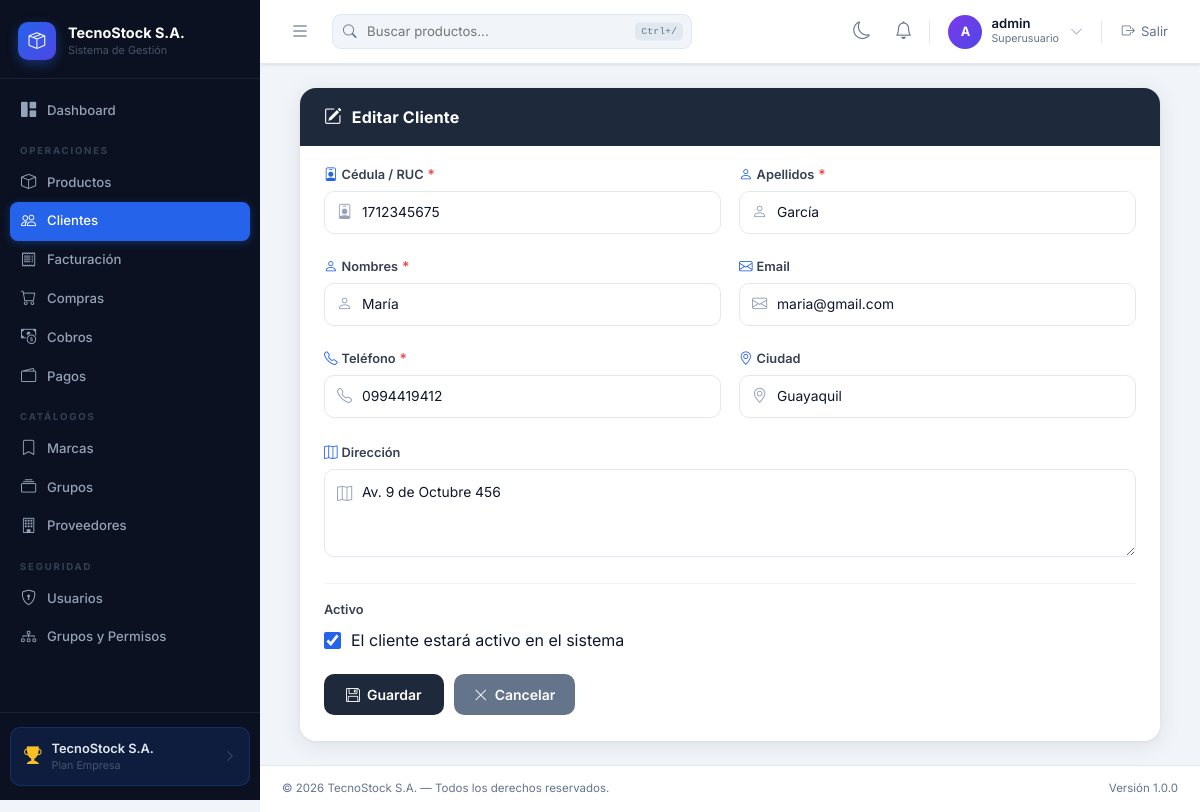
The page /customers/4/edit/ (signed in) on the database its author committed.
### billing/models.py (models this page shows, shortened)
class Customer(models.Model):
    CONSUMIDOR_FINAL_DNI = '9999999999999'
    NEW_CUSTOMER_CREDIT_LIMIT = Decimal('400.00')
    GOOD_HISTORY_CREDIT_LIMIT = Decimal('2000.00')
    dni = models.CharField(max_length=13, unique=True, verbose_name='Cédula/RUC', validators=[validate_cedula_ec])
    first_name = models.CharField(max_length=100, verbose_name='Nombres')
    last_name = models.CharField(max_length=100, verbose_name='Apellidos')
    email = models.EmailField(blank=True, verbose_name='Email')
    phone = models.CharField(max_length=20, blank=True, verbose_name='Teléfono')
    city = models.CharField(max_length=100, blank=True, verbose_name='Ciudad')
    address = models.TextField(blank=True, verbose_name='Dirección')
    is_generic = models.BooleanField(default=False, verbose_name='Consumidor Final Genérico')
    is_active = models.BooleanField(default=True, verbose_name='Activo')
    created_at = models.DateTimeField(auto_now_add=True, null=True, verbose_name='Registrado')
    class Meta:
        verbose_name = 'Cliente'
        verbose_name_plural = 'Clientes'
        ordering = ['last_name', 'first_name']

### billing/views.py (the view, shortened to what this page needs)
# urls.py: path('customers/<int:pk>/edit/', views.CustomerUpdateView.as_view(), name='customer_update'),
class CustomerUpdateView(PermissionMixin, UpdateView):
    model = Customer
    fields = ('dni', 'first_name', 'last_name', 'email', 'phone', 'city', 'address', 'is_active')
    template_name = 'billing/customer_form.html'
    success_url = reverse_lazy('billing:customer_list')
    permission_required = 'billing.change_customer'

### billing/templates/billing/customer_form.html (shortened to what this page needs)
{% extends 'base.html' %}
{% block content %}
<div class="cf-wrap">
<div class="cf-card">
    <div class="cf-header">
        <i class="bi bi-{% if object %}pencil-square{% else %}person-plus{% endif %}"></i>
        {% if object %}Editar Cliente{% else %}Nuevo Cliente{% endif %}
    </div>
    <div class="cf-body">
        <form method="post" id="cfForm" novalidate autocomplete="off">
            <div class="cf-grid">
                <div class="cf-field">
                    <div class="cf-label">
                        <i class="bi bi-person-badge" style="color:#2563EB;font-size:.85rem"></i>
                        Cédula / RUC <span class="cf-req">*</span>
                    </div>
                    <div class="cf-input-wrap">
                        <input type="text" name="dni" id="id_dni"
                               value="{{ form.dni.value|default:'' }}"
                               placeholder="Ej: 1712345678"
                               maxlength="13"
                               inputmode="numeric"
                               class="cf-input {% if form.dni.errors %}is-err{% endif %}"
                               autocomplete="off">
                    </div>
                </div>
                <div class="cf-field">
                    <div class="cf-label">
                        <i class="bi bi-person" style="color:#2563EB;font-size:.85rem"></i>
                        Apellidos <span class="cf-req">*</span>
                    </div>
                    <div class="cf-input-wrap">
                        <input type="text" name="last_name" id="id_last_name"
                               value="{{ form.last_name.value|default:'' }}"
                               placeholder="Apellidos del cliente"
                               class="cf-input {% if form.last_name.errors %}is-err{% endif %}">
                    </div>
                </div>
                <div class="cf-field">
                    <div class="cf-label">
                        <i class="bi bi-person" style="color:#2563EB;font-size:.85rem"></i>
                        Nombres <span class="cf-req">*</span>
                    </div>
                    <div class="cf-input-wrap">
                        <input type="text" name="first_name" id="id_first_name"
                               value="{{ form.first_name.value|default:'' }}"
                               placeholder="Nombres del cliente"
                               class="cf-input {% if form.first_name.errors %}is-err{% endif %}">
                    </div>
                </div>
                <div class="cf-field">
                    <div class="cf-label">
                        <i class="bi bi-envelope" style="color:#2563EB;font-size:.85rem"></i>
                        Email
                    </div>
                    <div class="cf-input-wrap">
                        <input type="email" name="email" id="id_email"
                               value="{{ form.email.value|default:'' }}"
                               placeholder="correo@ejemplo.com"
                               class="cf-input {% if form.email.errors %}is-err{% endif %}">
                    </div>
                </div>
                <div class="cf-field">
                    <div class="cf-label">
                        <i class="bi bi-telephone" style="color:#2563EB;font-size:.85rem"></i>
                        Teléfono <span class="cf-req">*</span>
                    </div>
                    <div class="cf-input-wrap">
                        <input type="text" name="phone" id="id_phone"
                               value="{{ form.phone.value|default:'' }}"
                               placeholder="Ej: 0987654321"
                               maxlength="15"
                               inputmode="numeric"
                               class="cf-input {% if form.phone.errors %}is-err{% endif %}"
                               autocomplete="off">
                    </div>
                </div>
                <div class="cf-field">
                    <div class="cf-label">
                        <i class="bi bi-geo-alt" style="color:#2563EB;font-size:.85rem"></i>
                        Ciudad
                    </div>
                    <div class="cf-input-wrap">
                        <input type="text" name="city" id="id_city"
                               value="{{ form.city.value|default:'' }}"
                               placeholder="Ej: Quito"
                               class="cf-input {% if form.city.errors %}is-err{% endif %}">
                    </div>
                </div>
            </div>
            <div class="cf-field" style="margin-bottom:20px">
                <div class="cf-label">
                    <i class="bi bi-map" style="color:#2563EB;font-size:.85rem"></i>
                    Dirección
                </div>
                <div class="cf-input-wrap">
                    <textarea name="address" id="id_address"
                              placeholder="Dirección del cliente..."
                              class="cf-input cf-textarea {% if form.address.errors %}is-err{% endif %}">{{ form.address.value|default:'' }}</textarea>
                </div>
            </div>
            <div class="cf-active-section">
                <div class="cf-active-label">Activo</div>
                <label class="cf-check-row">
                    <input type="checkbox" name="is_active" id="id_is_active"
                           {% if form.is_active.value %}checked{% endif %}>
                    <span>El cliente estará activo en el sistema</span>
                </label>
            </div>
            <div class="cf-actions">
                <button type="submit" class="btn-cf-save" id="cfSaveBtn">
                    <i class="bi bi-floppy"></i> Guardar
                </button>
                <a href="{% url 'billing:customer_list' %}" class="btn-cf-cancel">
                    <i class="bi bi-x-lg"></i> Cancelar
                </a>
            </div>
        </form>
    </div>
</div>
</div>
{% endblock %}

### templates/base.html (shortened to what this page needs)
{% load static %}
<!DOCTYPE html>
<html lang="es">
<head>
<link href="https://cdn.jsdelivr.net/npm/bootstrap@5.3.3/dist/css/bootstrap.min.css" rel="stylesheet">
<link href="https://cdn.jsdelivr.net/npm/bootstrap-icons@1.11.3/font/bootstrap-icons.css" rel="stylesheet">
</head>
<body>
{% if user.is_authenticated %}
<aside id="sidebar">
    <div class="sb-brand">
        <div class="sb-brand-icon"><i class="bi bi-box-seam"></i></div>
        <div><div class="sb-brand-name">TecnoStock S.A.</div><div class="sb-brand-sub">Sistema de Gestión</div></div>
    </div>
    {% with url_name=request.resolver_match.url_name|default:'' app_name=request.resolver_match.app_name|default:'' %}
    <nav class="sb-nav">
        <a href="{% url 'billing:home' %}" class="sb-link {% if url_name == 'home' %}active{% endif %}"><i class="bi bi-grid-1x2-fill"></i> Dashboard</a>
        {% if perms.billing.view_product or perms.billing.view_customer or perms.billing.view_invoice or perms.purchasing.view_purchase or perms.cobros.view_cobrofactura or perms.pagos.view_pagocompra %}
        <div class="sb-section">Operaciones</div>
        {% endif %}
        {% if perms.billing.view_product %}
        <a href="{% url 'billing:product_list' %}" class="sb-link {% if 'product' in url_name and app_name == 'billing' %}active{% endif %}"><i class="bi bi-box"></i> Productos</a>
        {% endif %}
        {% if perms.billing.view_customer %}
        <a href="{% url 'billing:customer_list' %}" class="sb-link {% if 'customer' in url_name %}active{% endif %}"><i class="bi bi-people"></i> Clientes</a>
        {% endif %}
        {% if perms.billing.view_invoice %}
        <a href="{% url 'billing:invoice_list' %}" class="sb-link {% if 'invoice' in url_name %}active{% endif %}"><i class="bi bi-receipt"></i> Facturación</a>
        {% endif %}
        {% if perms.purchasing.view_purchase %}
        <a href="{% url 'purchasing:purchase_list' %}" class="sb-link {% if app_name == 'purchasing' %}active{% endif %}"><i class="bi bi-cart"></i> Compras</a>
        {% endif %}
        {% if perms.cobros.view_cobrofactura %}
        <a href="{% url 'cobros:factura_pendiente_list' %}" class="sb-link {% if app_name == 'cobros' %}active{% endif %}"><i class="bi bi-cash-coin"></i> Cobros</a>
        {% endif %}
        {% if perms.pagos.view_pagocompra %}
        <a href="{% url 'pagos:compra_pendiente_list' %}" class="sb-link {% if app_name == 'pagos' %}active{% endif %}"><i class="bi bi-wallet2"></i> Pagos</a>
        {% endif %}
        {% if perms.billing.view_brand or perms.billing.view_productgroup or perms.billing.view_supplier %}
        <div class="sb-section">Catálogos</div>
        {% endif %}
        {% if perms.billing.view_brand %}
        <a href="{% url 'billing:brand_list' %}" class="sb-link {% if 'brand' in url_name %}active{% endif %}"><i class="bi bi-bookmark"></i> Marcas</a>
        {% endif %}
        {% if perms.billing.view_productgroup %}
        <a href="{% url 'billing:productgroup_list' %}" class="sb-link {% if 'productgroup' in url_name %}active{% endif %}"><i class="bi bi-collection"></i> Grupos</a>
        {% endif %}
        {% if perms.billing.view_supplier %}
        <a href="{% url 'billing:supplier_list' %}" class="sb-link {% if 'supplier' in url_name %}active{% endif %}"><i class="bi bi-building"></i> Proveedores</a>
        {% endif %}
        {% if user.is_staff or user.is_superuser %}
        <div class="sb-section">Seguridad</div>
        <a href="{% url 'security:user_list' %}" class="sb-link {% if 'user' in url_name and app_name == 'security' %}active{% endif %}"><i class="bi bi-shield-lock"></i> Usuarios</a>
        <a href="{% url 'security:group_list' %}" class="sb-link {% if 'group' in url_name and app_name == 'security' %}active{% endif %}"><i class="bi bi-diagram-3"></i> Grupos y Permisos</a>
        {% endif %}
    </nav>
    {% endwith %}
    <div class="sb-footer">
        <div class="sb-plan-card">
            <i class="bi bi-trophy-fill sb-plan-icon"></i>
            <div style="flex:1;min-width:0"><div class="sb-plan-name">TecnoStock S.A.</div><div class="sb-plan-label">Plan Empresa</div></div>
            <i class="bi bi-chevron-right" style="color:#475569;font-size:.75rem"></i>
        </div>
    </div>
</aside>
{% endif %}
<div id="main-wrap" {% if not user.is_authenticated %}class="no-sidebar"{% endif %}>
{% if user.is_authenticated %}
    <header class="topbar">
        <button class="sb-toggle" id="sidebarToggle"><i class="bi bi-list"></i></button>
        <div class="topbar-search">
            <input type="text" id="globalSearch" placeholder="Buscar productos..." data-url="{% url 'billing:product_list' %}">
            <span class="ts-kbd">Ctrl+/</span>
        </div>
        <div class="topbar-right">
            <button class="theme-toggle" id="themeToggle" type="button" title="Cambiar tema">
                <i class="bi bi-moon"></i>
            </button>
            <div class="dropdown notif-wrap">
                <button class="notif-btn" type="button" data-bs-toggle="dropdown" aria-expanded="false" title="Notificaciones">
                    <i class="bi bi-bell"></i>
                </button>
            </div>
            <div class="user-chip">
                <div class="user-avatar">{{ user.username|first|upper }}</div>
                <div>
                    <div class="user-name">{{ user.get_full_name|default:user.username }}</div>
                    <div class="user-role">{% if user.is_superuser %}Superusuario{% else %}{% with g=user.groups.first %}{% if g %}{{ g.name }}{% else %}Usuario{% endif %}{% endwith %}{% endif %}</div>
                </div>
                <i class="bi bi-chevron-down" style="color:#94A3B8;font-size:.8rem;margin-left:2px"></i>
            </div>
            <form method="post" action="{% url 'logout' %}" style="margin:0">
                <button type="submit" class="logout-btn"><i class="bi bi-box-arrow-right"></i> Salir</button>
            </form>
        </div>
    </header>
    <div class="content-area"><main>
{% endif %}
{% block content %}{% endblock %}
{% if user.is_authenticated %}
    </main></div>
    <footer class="site-footer">
        <span>© 2026 TecnoStock S.A. — Todos los derechos reservados.</span>
        <span>Versión 1.0.0</span>
    </footer>
{% else %}
    </div></div>
{% endif %}
</div>
</body>
</html>

### rows shown on the page
Customer: dni "1712345675", last_name "García", first_name "María", email "maria@gmail.com", phone "0994419412", city "Guayaquil", address "Av. 9 de Octubre 456"

### other values the page prints
{{ user.username|first|upper }} "A"
{{ user.get_full_name|default:user.username }} "admin"
